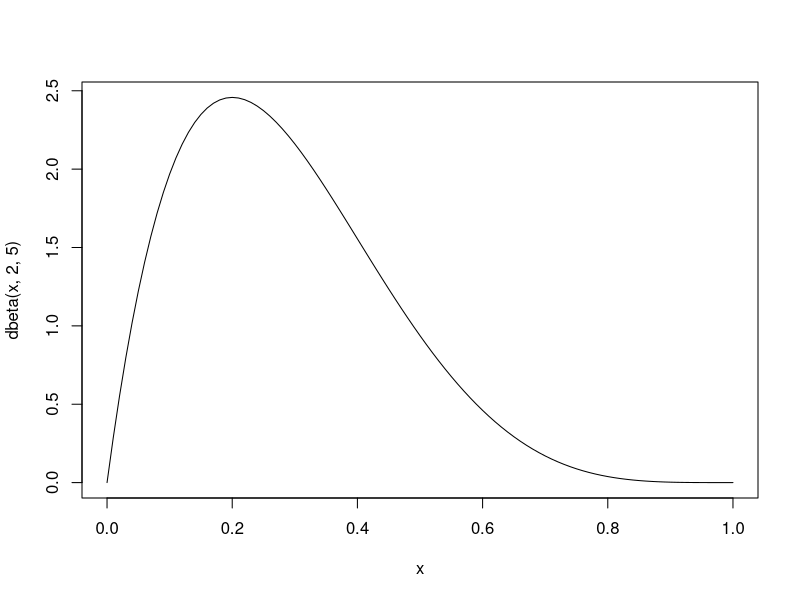
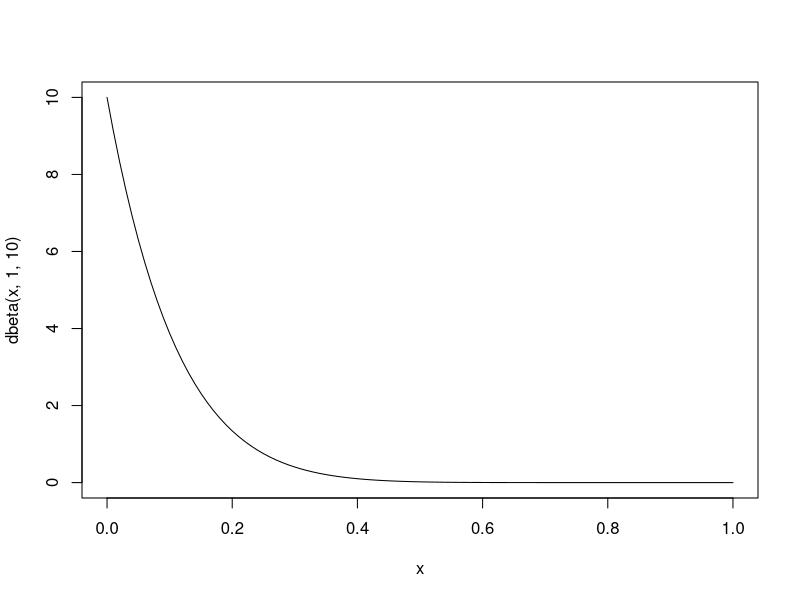
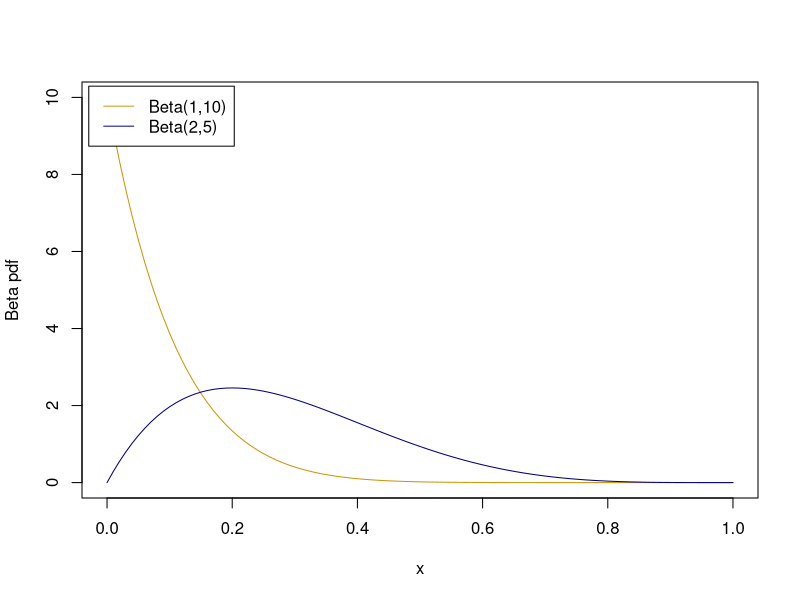

The R script that drew these images, in order:

beta2 <- curve(dbeta(x, 2,5))

plot(curve(dbeta(x, 1, 10)), col="darkgoldenrod3", type="l", xlab="x", ylab="Beta pdf")
lines(beta2$x, beta2$y, col="navyblue")
legend("topleft", 
       c("Beta(1,10)", "Beta(2,5)"), 
       inset=.01, 
       lty=c(1,1), 
       col=c("darkgoldenrod3", "navyblue"))
